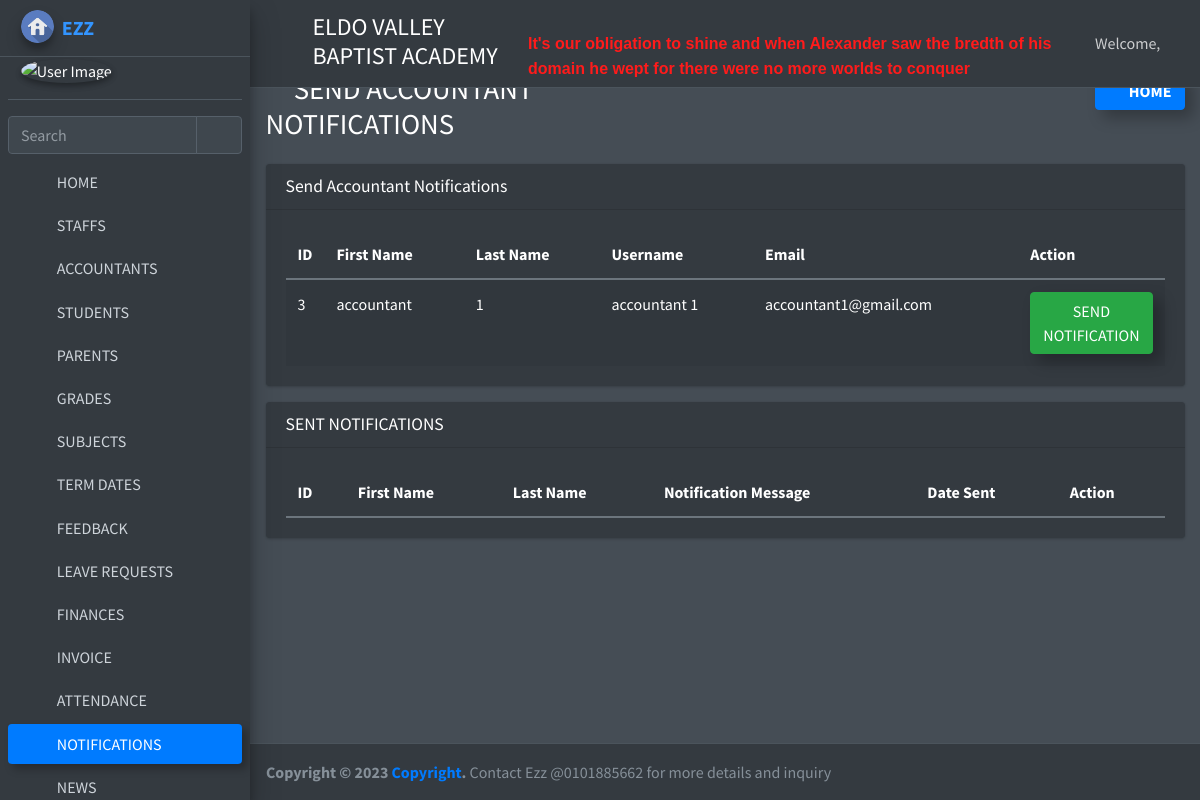
Page /admin_send_notification_account (signed in) on the committed database.
### school_management_app/models.py (models this page shows)
class Accounts(models.Model):
    id=models.AutoField(primary_key=True)
    admin=models.OneToOneField(CustomUser,on_delete=models.CASCADE)
    address=models.TextField()
    created_at=models.DateTimeField(auto_now_add=True)
    updated_at=models.DateTimeField(auto_now_add=True)
    profile_pic=models.FileField(default="")
    fcm_token=models.TextField(default="")
    objects=models.Manager()

class CustomUser(AbstractUser):
    user_type_data=((1,"HOD"),(2,"Staff"),(3,"Student"),(4,"Parent"),(5,"Account"))
    user_type=models.CharField(default=1,choices=user_type_data,max_length=10)

### school_management_app/HodViews.py (the view)
# urls.py: path('admin_send_notification_account', HodViews.admin_send_notification_account,name="admin_send_notification_account"),
def admin_send_notification_account(request):
    user=CustomUser.objects.get(id=request.user.id)
    admin=AdminHOD.objects.get(admin=user)
    accounts=Accounts.objects.all()
    notification=NotificationAccounts.objects.all()
    return render(request,"hod_template/account_notification.html",{"accounts":accounts,"admin":admin,"notification":notification})

### school_management_app/templates/hod_template/account_notification.html (shortened to what this page needs)
{% extends 'hod_template/base_template.html' %}
{% load static %}
{% block page_title %}
<i class="nav-icon fas fa-chalkboard-teacher"></i> SEND ACCOUNTANT NOTIFICATIONS
{% endblock page_title %}
{% block custom_css %}
<link rel="stylesheet" href="{% static "plugins/datatables-bs4/css/dataTables.bootstrap4.min.css" %}">
<link rel="stylesheet" href="{% static "plugins/datatables-responsive/css/responsive.bootstrap4.min.css" %}">
<link rel="stylesheet" href="{% static "plugins/datatables-buttons/css/buttons.bootstrap4.min.css" %}">
{% endblock custom_css %}
{% block main_content %}
<section class="content">
  <div class="container-fluid">
    <div class="row">
      <div class="col-12">
        <div class="card">
          <div class="card-header">
            <h3 class="card-title">Send Accountant Notifications</h3>
          </div>
          <div class="card-body">
            <table id="example1" class="table table-striped">
              <thead>
                <tr>
                  <th style="width: 30px;">ID</th>
                  <th>First Name</th>
                  <th>Last Name</th>
                  <th>Username</th>
                  <th>Email</th>
                  <th style="width: 130px;">Action</th>
                </tr>
              </thead>
              <tbody>
                {% for account in accounts %}
                <tr>
                  <td>{{ account.admin.id }}</td>
                  <td>{{ account.admin.first_name }}</td>
                  <td>{{ account.admin.last_name }}</td>
                  <td>{{ account.admin.username }}</td>
                  <td>{{ account.admin.email }}</td>
                  <td><a href="#" class="btn btn-success show_notification" data-toggle="modal"
                      data-target="#myModal">SEND NOTIFICATION</a></td>
                </tr>
                {% endfor %}
              </tbody>
            </table>
          </div>
        </div>
        <div class="card">
          <div class="card-header">
            <h3 class="card-title">SENT NOTIFICATIONS</h3>
          </div>
          <div class="card-body">
            <table id="example6" class="table table-striped">
              <thead>
                <tr>
                  <th>ID</th>
                  <th>First Name</th>
                  <th>Last Name</th>
                  <th>Notification Message</th>
                  <th>Date Sent</th>
                  <th>Action</th>
                </tr>
              </thead>
            </table>
          </div>
        </div>
      </div>
    </div>
  </div>
</section>
{% endblock main_content %}

### school_management_app/static/custom/css/style.css (style rules this page uses)
.btn { box-shadow: 8px 8px 15px rgba(0, 0, 0, 0.267) !important; }

### rows in the picture
Accounts: admin.id "3", admin.first_name "accountant", admin.last_name "1", admin.username "accountant 1", admin.email "accountant1@gmail.com"
